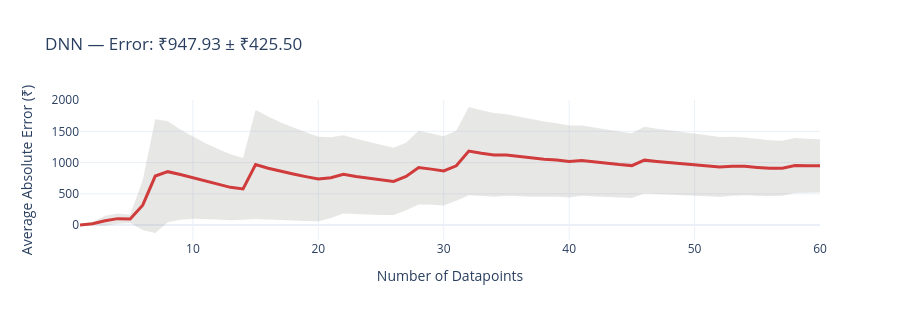
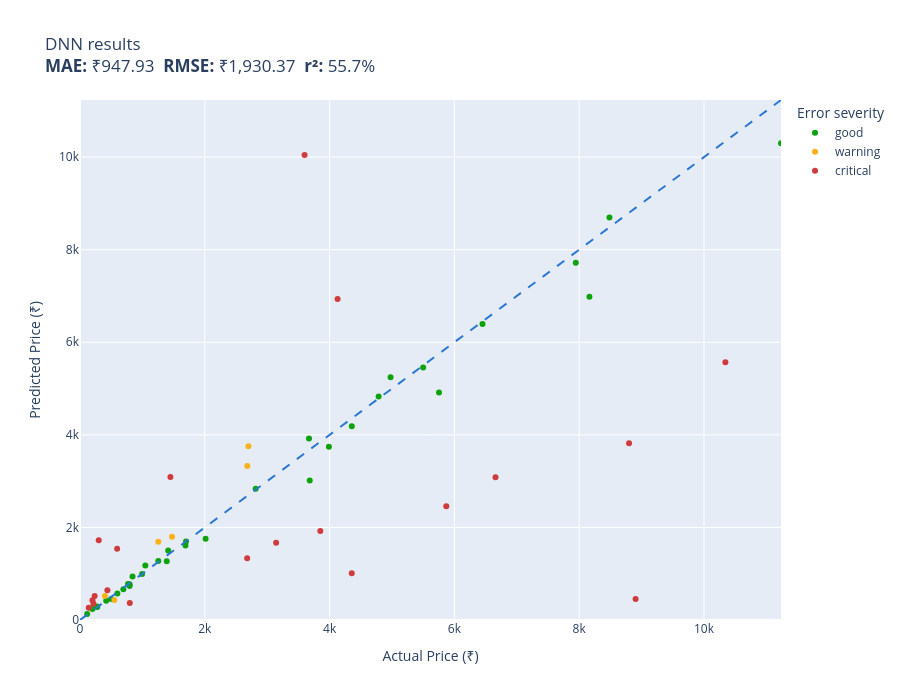
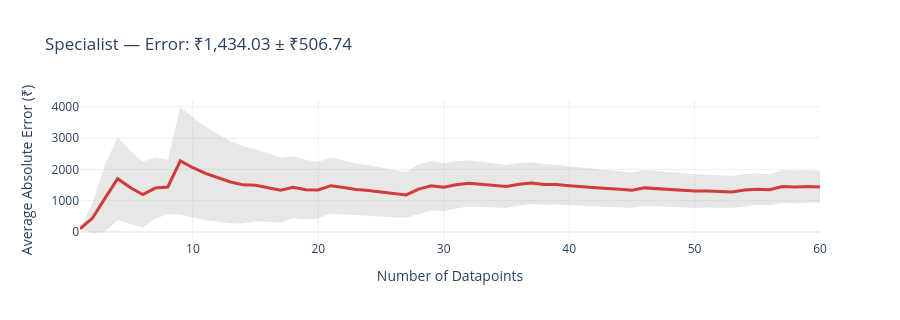
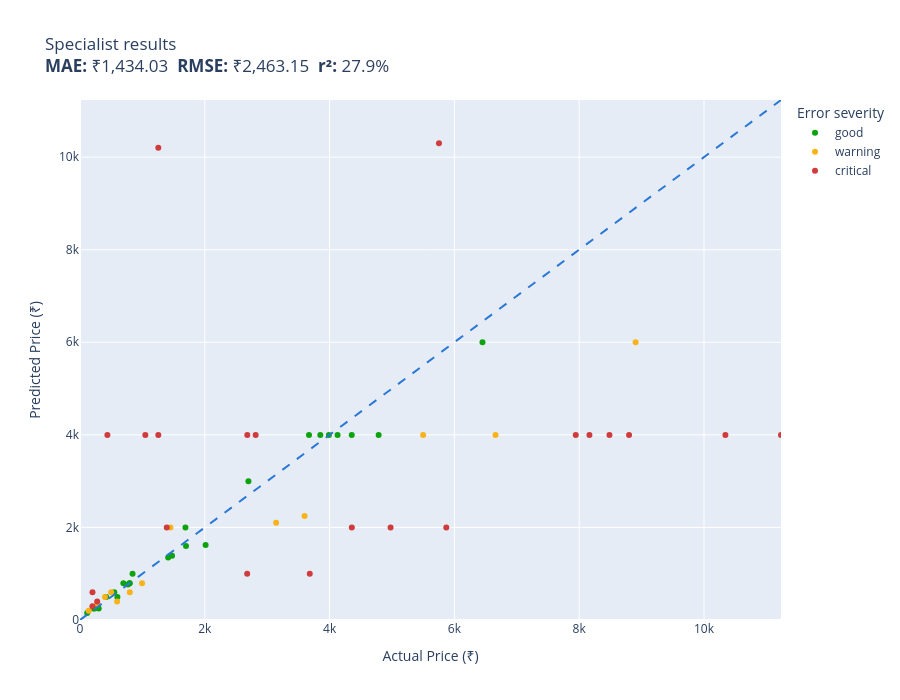

The code cell stored with these charts, in order, in its notebook:
### Markdown cell above
## Per-model charts and metrics

### Code cell
metrics_table = {}

for model_name in ["DNN", "Specialist", "Frontier (RAG)", "Ensemble"]:
    scored = results_df.dropna(subset=[model_name])
    if len(scored) < 2:
        print(f"{model_name}: not enough predictions to score ({len(scored)}/{len(results_df)}) - skipping.")
        continue

    scatter_fig, trend_fig, metrics = evaluator.report(
        actual=scored["actual"].tolist(),
        predicted=scored[model_name].tolist(),
        labels=scored["label"].tolist(),
        title=model_name,
    )
    metrics["n"] = len(scored)
    metrics_table[model_name] = metrics
    trend_fig.show()
    scatter_fig.show()

### Figure 1 — Plotly figure (JSON) as saved in the notebook; plotly's stock layout.template omitted (floating-point values rounded to 4 significant figures)
{"data": [{"fill": "toself", "fillcolor": "rgba(137,135,129,0.2)", "hoverinfo": "skip", "line": {"color": "rgba(255,255,255,0)"}, "name": "95% CI", "showlegend": false, "type": "scatter", "x": [1, 2, 3, 4, 5, 6, 7, 8, 9, 10, 11, 12, 13, 14, 15, 16, 17, 18, 19, 20, 21, 22, 23, 24, 25, 26, 27, 28, 29, 30, 31, 32, 33, 34, 35, 36, 37, 38, 39, 40, 41, 42, 43, 44, 45, 46, 47, 48, 49, 50, 51, 52, 53, 54, 55, 56, 57, 58, 59, 60, 60, 59, 58, 57, 56, 55, 54, 53, 52, 51, 50, 49, 48, 47, 46, 45, 44, 43, 42, 41, 40, 39, 38, 37, 36, 35, 34, 33, 32, 31, 30, 29, 28, 27, 26, 25, 24, 23, 22, 21, 20, 19, 18, 17, 16, 15, 14, 13, 12, 11, 10, 9, 8, 7, 6, 5, 4, 3, 2, 1], "y": [0.604, 48.64, 150.3, 186.5, 165.6, 717.1, 1695.0, 1662.0, 1531.0, 1416.0, 1309.0, 1217.0, 1132.0, 1072.0, 1842.0, 1735.0, 1641.0, 1561.0, 1484.0, 1415.0, 1405.0, 1437.0, 1381.0, 1330.0, 1281.0, 1238.0, 1317.0, 1509.0, 1466.0, 1421.0, 1508.0, 1889.0, 1837.0, 1792.0, 1771.0, 1730.0, 1692.0, 1656.0, 1631.0, 1593.0, 1595.0, 1560.0, 1527.0, 1496.0, 1470.0, 1574.0, 1542.0, 1513.0, 1492.0, 1464.0, 1437.0, 1411.0, 1413.0, 1402.0, 1378.0, 1358.0, 1351.0, 1393.0, 1381.0, 1373.0, 522.4, 515.2, 512.7, 470.8, 462.5, 467.5, 477.0, 470.1, 451.2, 461.3, 471.0, 481.4, 482.9, 492.7, 504.6, 433.4, 438.6, 448.0, 457.5, 470.3, 441.9, 454.1, 449.4, 455.3, 462.0, 470.7, 453.4, 461.3, 477.3, 389.4, 312.2, 324.6, 330.7, 236.6, 159.9, 163.0, 172.4, 177.2, 186.0, 111.8, 59.74, 65.69, 72.79, 73.51, 83.75, 97.92, 85.89, 75.78, 90.89, 96.48, 102.8, 85.45, 47.33, -126.5, -79.26, 31.54, 20.22, -10.85, -7.166, 0.604]}, {"customdata": [[0], [27.9], [80.57], [83.14], [67.04], [398.2], [910.7], [807.2], [722.7], [656.7], [606.3], [563.2], [528.3], [492.9], [872.3], [825.8], [783.6], [744.0], [709.4], [677.7], [646.7], [625.6], [601.7], [579.0], [558.8], [539.1], [540.4], [589.1], [570.7], [554.4], [559.4], [705.9], [687.7], [669.4], [650.3], [634.1], [618.4], [603.5], [588.4], [575.7], [562.4], [551.0], [539.7], [528.9], [518.1], [534.5], [524.8], [515.3], [505.2], [496.5], [488.0], [480.0], [471.3], [462.6], [455.4], [447.9], [440.0], [440.1], [432.7], [425.5]], "hovertemplate": "n=%{x}<br>Avg Error=₹%{y:,.2f}<br>±95% CI=₹%{customdata[0]:,.2f}<extra></extra>", "line": {"color": "#d03b3b", "width": 3}, "mode": "lines", "name": "Cumulative Avg Error", "type": "scatter", "x": [1, 2, 3, 4, 5, 6, 7, 8, 9, 10, 11, 12, 13, 14, 15, 16, 17, 18, 19, 20, 21, 22, 23, 24, 25, 26, 27, 28, 29, 30, 31, 32, 33, 34, 35, 36, 37, 38, 39, 40, 41, 42, 43, 44, 45, 46, 47, 48, 49, 50, 51, 52, 53, 54, 55, 56, 57, 58, 59, 60], "y": [0.604, 20.74, 69.72, 103.4, 98.58, 318.9, 784.2, 854.6, 808.1, 759.5, 702.8, 654.1, 604.1, 578.8, 970.2, 909.6, 857.1, 816.8, 775.1, 737.5, 758.5, 811.6, 778.9, 751.4, 721.8, 699.0, 777.1, 919.8, 895.3, 866.7, 948.8, 1183.0, 1149.0, 1123.0, 1121.0, 1096.0, 1074.0, 1053.0, 1042.0, 1018.0, 1033.0, 1008.0, 987.7, 967.5, 951.5, 1039.0, 1018.0, 998.2, 986.6, 967.5, 949.4, 931.2, 941.5, 939.6, 922.8, 910.4, 910.8, 952.8, 947.9, 947.9]}], "layout": {"height": 320, "showlegend": false, "title": {"text": "DNN — Error: ₹947.93 ± ₹425.50"}, "width": 900, "xaxis": {"title": {"text": "Number of Datapoints"}}, "yaxis": {"title": {"text": "Average Absolute Error (₹)"}}}}

### Figure 2 — Plotly figure (JSON) as saved in the notebook; plotly's stock layout.template omitted (floating-point values rounded to 4 significant figures)
{"data": [{"customdata": [["Midiron Gift for Sister, Coffee Mug, Teddy with 20 Piece Chocolate in Cycle Basket ( Multicolor)<br>Guess=₹1,698.40  Actual=₹1,699.00"], ["Royal Beauty China : SOON PURE Black Gold Aquagel Collagen Eye Mask Ageless Anti Wrinkle Eye Bags Dark Circles Puffy Eyes Whitening Skin Care Face<br>Guess=₹4,826.87  Actual=₹4,786.00"], ["HANSKIN Ceramide Moisture Eye Cream 24ml 0.84oz Korean CELLTRION Skincure<br>Guess=₹4,188.31  Actual=₹4,356.00"], ["World Beautys New Korean Cosmetics PUREBESS Snail School Gel 50g Face Cream Facial Skin Care Acne Treatment Ageless Moisturizing Whitening Cream<br>Guess=₹1,610.56  Actual=₹1,690.00"], ["Allin Exporters Steam Distilled Lemon Essential Oil, 15ml<br>Guess=₹281.26  Actual=₹277.00"], ["Not Your Mothers Naturals Honey Conditioner<br>Guess=₹3,919.82  Actual=₹3,670.00"], ["Onam gifts - 18 Chocolate Gift Box - Kerala gift items<br>Guess=₹995.14  Actual=₹995.00"], ["Josh Gulab Jamun Instant Mix, 1 kg<br>Guess=₹292.93  Actual=₹275.00"], ["Pink Root Hair Spa Shampoo, Conditioner with Snake Oil Mask<br>Guess=₹1,179.10  Actual=₹1,047.00"], ["Christmas gifts for mom - 12 Chocolate Gift Box - Christmas gifts for girls - Christmas & New year gift<br>Guess=₹771.84  Actual=₹795.00"], ["Olay ultra Moisture Beauty Bars Soap, 4oz(113g) 12 Soap<br>Guess=₹2,837.98  Actual=₹2,815.00"], ["Primal Elements, Rubber Duck, Bubble Bath, 10-Ounce<br>Guess=₹6,984.79  Actual=₹8,164.00"], ["CHOCOCRAFT, valentines day gifts for men, 9 Chocolate Gift Box, chocolate for valentines day<br>Guess=₹736.47  Actual=₹795.00"], ["Branded SLB Works New 5X(Facial Muscle Exerciser Slim Mouth Piece Toning Exercise Toner Flex Face P2S3<br>Guess=₹1,269.65  Actual=₹1,390.00"], ["Bogatchi Anniversary Gift for Husband, Prince and Princess, White Chocolates, Love Chocolates, Premium Chocolates, 260 G<br>Guess=₹779.86  Actual=₹769.00"], ["Tan Asz U 5.0 Brown 50 Credit Bronzing Tanning Lotion 13.5 oz.<br>Guess=₹8,694.26  Actual=₹8,485.00"], ["OSIAN PAPAD: Chana Masala PAPAD - 450g (Premium Quality)<br>Guess=₹236.51  Actual=₹199.00"], ["Stockout MAKE UP FOR EVER Artist Lip Blush - 101 Velvet Rosewood<br>Guess=₹6,396.76  Actual=₹6,450.00"], ["CartForYou Gold Osmanthus Fragrans Eye Mask Collagen Gel Protein Sleep Patches Remover Dark Circles Eye Patch Face Skin Care<br>Guess=₹1,754.85  Actual=₹2,013.00"], ["SK-II Stempower Eye Cream 2.5g x4=10gTrial Size<br>Guess=₹7,718.89  Actual=₹7,945.00"], ["GENERIC 15Ml Optical Light Color Change Changing Soak Off Nail Uv Gel Polish 012<br>Guess=₹5,246.13  Actual=₹4,977.00"], ["Palfrey 100% Pure Natural Organic Rosemary Essential Oil (15 ml) + Jojoba Carrier Oil (15 ml)<br>Guess=₹453.17  Actual=₹499.00"], ["Khadi Aloevera Face wash<br>Guess=₹129.86  Actual=₹115.00"], ["BeautyNeeds 6Pcs/set Gold Silver Glitter Nail Art Striping Tape Line Stickers 1MM/2MM/3MM DTY Decal Self-adhesive Manicure Decorations Tools<br>Guess=₹940.97  Actual=₹842.00"], ["Bath Bombs 2 Pcs. Sweet Serenity Creamy Milk Bomb Strawberry Coconut<br>Guess=₹3,744.31  Actual=₹3,989.00"], ["Midiron Handmade White Chocolate Coated Cashew with Kulfi Flavor Almond (100 g Each) Pack 2<br>Guess=₹572.51  Actual=₹599.00"], ["World Beautys New BIOAQUA Hyaluronic Acid Facial Cream Lazy Nude Make-Up Whitening Cream Moisturizing Concealer Invisible Pores Smooth Skin Beauty<br>Guess=₹1,500.00  Actual=₹1,413.00"], ["Gifts for men & women - 12 Chocolate Gift Box - Miss you Gift<br>Guess=₹664.99  Actual=₹695.00"], ["Safe Sea Anti-jellyfish Sting Protective Lotion - Sunscreen - Sunblock - Sea Lice - Jelly Fish (SPF40 Spray<br>Guess=₹5,454.01  Actual=₹5,499.00"], ["Tower Shelled Walnuts 500g (Pack of 1...)<br>Guess=₹415.92  Actual=₹420.00"], ["Carmex .25 Oz Jars Lip Balm 24 Count<br>Guess=₹4,914.28  Actual=₹5,753.00"], ["BuyChoice Anti Aging Face Care Concealer Whitening Dark Spot Remover Skin Lightening Cream<br>Guess=₹1,274.87  Actual=₹1,255.00"], ["ZZEBRA black, XXL: ChenKe New Hot Men Body Shaper Belly Underwear Waist Cinchers Ajustable Waist Support Brance Corsets Men Slimming Belt<br>Guess=₹10,300.90  Actual=₹11,234.00"], ["Ginger Oil with Dropper 100% Natural Pure Undiluted Uncut Essential Oil_100ml<br>Guess=₹3,014.40  Actual=₹3,682.00"]], "hovertemplate": "%{customdata[0]}<extra></extra>", "legendgroup": "good", "marker": {"color": "#0ca30c", "size": 6, "symbol": "circle"}, "mode": "markers", "name": "good", "orientation": "v", "showlegend": true, "type": "scatter", "x": [1699.0, 4786.0, 4356.0, 1690.0, 277.0, 3670.0, 995.0, 275.0, 1047.0, 795.0, 2815.0, 8164.0, 795.0, 1390.0, 769.0, 8485.0, 199.0, 6450.0, 2013.0, 7945.0, 4977.0, 499.0, 115.0, 842.0, 3989.0, 599.0, 1413.0, 695.0, 5499.0, 420.0, 5753.0, 1255.0, 11230.0, 3682.0], "xaxis": "x", "y": [1698.0, 4827.0, 4188.0, 1611.0, 281.3, 3920.0, 995.1, 292.9, 1179.0, 771.8, 2838.0, 6985.0, 736.5, 1270.0, 779.9, 8694.0, 236.5, 6397.0, 1755.0, 7719.0, 5246.0, 453.2, 129.9, 941.0, 3744.0, 572.5, 1500.0, 665.0, 5454.0, 415.9, 4914.0, 1275.0, 10300.0, 3014.0], "yaxis": "y"}, {"customdata": [["World Beautys New Goji Cream Whitening face cream Serum for face Anti-wrinkle cream Moisturizer for the face + eye mask patches for the eye<br>Guess=₹1,691.52  Actual=₹1,255.00"], ["SLB Works 10pcs Cosmetic Spatula Plastic Home DIY Facial Mask Sticks Spoons Travel Access<br>Guess=₹1,796.60  Actual=₹1,475.00"], ["zoyo Amla & shikakai Soft & Smooth shampoo-800ml<br>Guess=₹518.87  Actual=₹400.00"], ["Ks Essentials 100% Pure Neroli Essential Oil Natural & Undiluted For Skin care & Hair (250ml)<br>Guess=₹3,756.03  Actual=₹2,699.00"], ["Aashish Natural Snail Cream Moisturizing Face Anti-Wrinkle Whitening<br>Guess=₹3,326.63  Actual=₹2,681.00"], ["Eva Deodorants 125ml Fresh, Sweet, Dew and Urbane Combo 4<br>Guess=₹433.85  Actual=₹550.00"]], "hovertemplate": "%{customdata[0]}<extra></extra>", "legendgroup": "warning", "marker": {"color": "#fab219", "size": 6, "symbol": "circle"}, "mode": "markers", "name": "warning", "orientation": "v", "showlegend": true, "type": "scatter", "x": [1255.0, 1475.0, 400.0, 2699.0, 2681.0, 550.0], "xaxis": "x", "y": [1692.0, 1797.0, 518.9, 3756.0, 3327.0, 433.9], "yaxis": "y"}, {"customdata": [["Pink Root Hair Serum and Streax Regular Light Brown No. 5<br>Guess=₹643.28  Actual=₹439.00"], ["Urban Platter Black Pepper Banana Chips, 400g<br>Guess=₹1,720.64  Actual=₹300.00"], ["axe shower gel, snake peel, 16 fluid ounce (pack of 2) with axe detailer shower tool<br>Guess=₹3,082.96  Actual=₹6,659.00"], ["KKY 12Pcs Multi Color Design Gel Pens Massage The Face<br>Guess=₹1,332.01  Actual=₹2,679.00"], ["KHADI PURE NEEM AND ALOE VERA SHAMPOO FOR ANTI DANDRUFF SLS FREE AND PARABEN FREE<br>Guess=₹350.82  Actual=₹215.00"], ["Suave Invis Sld Shw Size 2.6z Suave Fresh Invisible Solid Deodorant<br>Guess=₹10,048.42  Actual=₹3,599.00"], ["Grandpas Grandpa s Epsom Salt & Baking Soda Soap 3.25 Ounces (Pack of 4)<br>Guess=₹1,923.52  Actual=₹3,851.00"], ["CREAMIX Lemonade PREMIX Ginger ALE - 800G<br>Guess=₹267.31  Actual=₹140.00"], ["4-Pack 1.5-2\\ - Cotton Ball Size : South Pacific Silk - Natural Sea Sponges for Makeup & Cosmetics (4-Pack 1.5-2\" - Small)<br>Guess=₹6,935.55  Actual=₹4,128.00"], ["philosophy snow angel shower gel 16 oz-16 oz<br>Guess=₹5,569.78  Actual=₹10,343.00"], ["Sanjith Repair Factor Lyophilized Powder Face Skin Care Anti Aging Wrinkle Repairing<br>Guess=₹2,458.24  Actual=₹5,870.00"], ["ToppCock All-In-One Shower Gel 100ml (Pack of 6)<br>Guess=₹451.20  Actual=₹8,904.00"], ["Indulekha Bhringa Hair Oil 50 ml<br>Guess=₹517.68  Actual=₹235.00"], ["Hask Argan Oil From Morocco Repairing Deep Conditioner, Hair Treatment 1.75 oz<br>Guess=₹3,087.70  Actual=₹1,449.00"], ["Sensilis Sun Secret Facial Cream Anti Age SPF50+ 40ml<br>Guess=₹3,817.19  Actual=₹8,799.00"], ["Wild Stone Ultra Sensual Perfume and Deodorant Combo (100 ml+150 ml)<br>Guess=₹365.98  Actual=₹798.00"], ["BuyChoice Aloe Vera Gel Smooth Moisturizing Whitening Day Cream Face Cream Skin Care<br>Guess=₹1,667.60  Actual=₹3,143.00"], ["Bathroom Essential Combo - EcoSattva 3R - Natural Bath&Body Wash, Natural Face wash, Natural Hand wash and Natural shampoo (50ml each)<br>Guess=₹425.00  Actual=₹200.00"], ["Laboratoires lEsthétic Soothing Bio Cellulose Face Mask<br>Guess=₹1,008.30  Actual=₹4,355.00"], ["Mint & Coconut Lip Balm<br>Guess=₹1,541.65  Actual=₹595.00"]], "hovertemplate": "%{customdata[0]}<extra></extra>", "legendgroup": "critical", "marker": {"color": "#d03b3b", "size": 6, "symbol": "circle"}, "mode": "markers", "name": "critical", "orientation": "v", "showlegend": true, "type": "scatter", "x": [439.0, 300.0, 6659.0, 2679.0, 215.0, 3599.0, 3851.0, 140.0, 4128.0, 10340.0, 5870.0, 8904.0, 235.0, 1449.0, 8799.0, 798.0, 3143.0, 200.0, 4355.0, 595.0], "xaxis": "x", "y": [643.3, 1721.0, 3083.0, 1332.0, 350.8, 10050.0, 1924.0, 267.3, 6936.0, 5570.0, 2458.0, 451.2, 517.7, 3088.0, 3817.0, 366.0, 1668.0, 425.0, 1008.0, 1542.0], "yaxis": "y"}, {"hoverinfo": "skip", "line": {"color": "#2a78d6", "dash": "dash", "width": 2}, "mode": "lines", "name": "y = x", "showlegend": false, "type": "scatter", "x": [0, 11234], "y": [0, 11234]}], "layout": {"height": 700, "legend": {"title": {"text": "Error severity"}, "tracegroupgap": 0}, "title": {"text": "DNN results<br><b>MAE:</b> ₹947.93  <b>RMSE:</b> ₹1,930.37  <b>r²:</b> 55.7%"}, "width": 900, "xaxis": {"anchor": "y", "domain": [0, 1], "range": [0, 11234], "title": {"text": "Actual Price (₹)"}}, "yaxis": {"anchor": "x", "domain": [0, 1], "range": [0, 11234], "title": {"text": "Predicted Price (₹)"}}}}

### Figure 3 — Plotly figure (JSON) as saved in the notebook; plotly's stock layout.template omitted (floating-point values rounded to 4 significant figures)
{"data": [{"fill": "toself", "fillcolor": "rgba(137,135,129,0.2)", "hoverinfo": "skip", "line": {"color": "rgba(255,255,255,0)"}, "name": "95% CI", "showlegend": false, "type": "scatter", "x": [1, 2, 3, 4, 5, 6, 7, 8, 9, 10, 11, 12, 13, 14, 15, 16, 17, 18, 19, 20, 21, 22, 23, 24, 25, 26, 27, 28, 29, 30, 31, 32, 33, 34, 35, 36, 37, 38, 39, 40, 41, 42, 43, 44, 45, 46, 47, 48, 49, 50, 51, 52, 53, 54, 55, 56, 57, 58, 59, 60, 60, 59, 58, 57, 56, 55, 54, 53, 52, 51, 50, 49, 48, 47, 46, 45, 44, 43, 42, 41, 40, 39, 38, 37, 36, 35, 34, 33, 32, 31, 30, 29, 28, 27, 26, 25, 24, 23, 22, 21, 20, 19, 18, 17, 16, 15, 14, 13, 12, 11, 10, 9, 8, 7, 6, 5, 4, 3, 2, 1], "y": [100, 919.6, 2150.0, 3024.0, 2588.0, 2248.0, 2383.0, 2298.0, 3992.0, 3654.0, 3365.0, 3121.0, 2908.0, 2736.0, 2644.0, 2502.0, 2372.0, 2419.0, 2303.0, 2247.0, 2376.0, 2282.0, 2191.0, 2128.0, 2049.0, 1978.0, 1914.0, 2156.0, 2264.0, 2197.0, 2267.0, 2291.0, 2239.0, 2187.0, 2136.0, 2200.0, 2225.0, 2172.0, 2150.0, 2103.0, 2066.0, 2022.0, 1979.0, 1940.0, 1900.0, 1982.0, 1945.0, 1908.0, 1875.0, 1842.0, 1835.0, 1803.0, 1789.0, 1854.0, 1873.0, 1847.0, 1981.0, 1955.0, 1969.0, 1941.0, 927.3, 941.4, 913.0, 924.1, 851.6, 861.0, 828.6, 772.4, 767.2, 782.8, 768.5, 784.3, 798.5, 816.7, 835.0, 766.2, 786.5, 803.7, 825.0, 848.0, 857.0, 880.3, 868.9, 896.9, 843.5, 768.6, 785.6, 800.6, 814.5, 752.0, 663.9, 688.7, 581.7, 455.8, 472.7, 494.8, 522.4, 521.0, 553.4, 580.9, 441.1, 402.2, 436.0, 303.7, 325.7, 345.7, 274.1, 282.7, 323.9, 374.6, 452.4, 551.6, 578.1, 423.4, 140.1, 257.4, 378.5, 12.38, -32.57, 100]}, {"customdata": [[0], [476.1], [1069.0], [1323.0], [1165.0], [1054.0], [979.9], [859.8], [1720.0], [1601.0], [1495.0], [1398.0], [1313.0], [1231.0], [1149.0], [1088.0], [1034.0], [991.5], [950.2], [902.8], [897.4], [864.4], [835.2], [802.6], [777.2], [752.7], [729.0], [787.4], [787.9], [766.7], [757.4], [738.5], [719.0], [700.8], [683.9], [678.3], [664.3], [651.6], [635.0], [622.9], [609.3], [598.4], [587.7], [576.9], [567.1], [573.7], [564.1], [554.9], [545.5], [536.7], [526.2], [518.1], [508.4], [512.6], [505.8], [497.9], [528.7], [520.8], [513.7], [506.7]], "hovertemplate": "n=%{x}<br>Avg Error=₹%{y:,.2f}<br>±95% CI=₹%{customdata[0]:,.2f}<extra></extra>", "line": {"color": "#d03b3b", "width": 3}, "mode": "lines", "name": "Cumulative Avg Error", "type": "scatter", "x": [1, 2, 3, 4, 5, 6, 7, 8, 9, 10, 11, 12, 13, 14, 15, 16, 17, 18, 19, 20, 21, 22, 23, 24, 25, 26, 27, 28, 29, 30, 31, 32, 33, 34, 35, 36, 37, 38, 39, 40, 41, 42, 43, 44, 45, 46, 47, 48, 49, 50, 51, 52, 53, 54, 55, 56, 57, 58, 59, 60], "y": [100, 443.5, 1081.0, 1701, 1423.0, 1194.0, 1403.0, 1438.0, 2272, 2053.0, 1870.0, 1722.0, 1595.0, 1505.0, 1495.0, 1414.0, 1338.0, 1428.0, 1352.0, 1344.0, 1478.0, 1418.0, 1356.0, 1325.0, 1272.0, 1225.0, 1185.0, 1369.0, 1477.0, 1431.0, 1509.0, 1553.0, 1520.0, 1486.0, 1453.0, 1522.0, 1561.0, 1520.0, 1515.0, 1480.0, 1457.0, 1423.0, 1391.0, 1363.0, 1333.0, 1409.0, 1381.0, 1353.0, 1330.0, 1305.0, 1309.0, 1285.0, 1281.0, 1341.0, 1367.0, 1350.0, 1453.0, 1434.0, 1455.0, 1434.0]}], "layout": {"height": 320, "showlegend": false, "title": {"text": "Specialist — Error: ₹1,434.03 ± ₹506.74"}, "width": 900, "xaxis": {"title": {"text": "Number of Datapoints"}}, "yaxis": {"title": {"text": "Average Absolute Error (₹)"}}}}

### Figure 4 — Plotly figure (JSON) as saved in the notebook; plotly's stock layout.template omitted (floating-point values rounded to 4 significant figures)
{"data": [{"customdata": [["Midiron Gift for Sister, Coffee Mug, Teddy with 20 Piece Chocolate in Cycle Basket ( Multicolor)<br>Guess=₹1,599.00  Actual=₹1,699.00"], ["Royal Beauty China : SOON PURE Black Gold Aquagel Collagen Eye Mask Ageless Anti Wrinkle Eye Bags Dark Circles Puffy Eyes Whitening Skin Care Face<br>Guess=₹3,999.00  Actual=₹4,786.00"], ["World Beautys New Korean Cosmetics PUREBESS Snail School Gel 50g Face Cream Facial Skin Care Acne Treatment Ageless Moisturizing Whitening Cream<br>Guess=₹1,999.00  Actual=₹1,690.00"], ["Urban Platter Black Pepper Banana Chips, 400g<br>Guess=₹250.00  Actual=₹300.00"], ["SLB Works 10pcs Cosmetic Spatula Plastic Home DIY Facial Mask Sticks Spoons Travel Access<br>Guess=₹1,390.00  Actual=₹1,475.00"], ["KHADI PURE NEEM AND ALOE VERA SHAMPOO FOR ANTI DANDRUFF SLS FREE AND PARABEN FREE<br>Guess=₹250.00  Actual=₹215.00"], ["Not Your Mothers Naturals Honey Conditioner<br>Guess=₹3,999.00  Actual=₹3,670.00"], ["Christmas gifts for mom - 12 Chocolate Gift Box - Christmas gifts for girls - Christmas & New year gift<br>Guess=₹795.00  Actual=₹795.00"], ["Grandpas Grandpa s Epsom Salt & Baking Soda Soap 3.25 Ounces (Pack of 4)<br>Guess=₹3,999.00  Actual=₹3,851.00"], ["CHOCOCRAFT, valentines day gifts for men, 9 Chocolate Gift Box, chocolate for valentines day<br>Guess=₹795.00  Actual=₹795.00"], ["Bogatchi Anniversary Gift for Husband, Prince and Princess, White Chocolates, Love Chocolates, Premium Chocolates, 260 G<br>Guess=₹769.00  Actual=₹769.00"], ["4-Pack 1.5-2\\ - Cotton Ball Size : South Pacific Silk - Natural Sea Sponges for Makeup & Cosmetics (4-Pack 1.5-2\" - Small)<br>Guess=₹3,999.00  Actual=₹4,128.00"], ["Stockout MAKE UP FOR EVER Artist Lip Blush - 101 Velvet Rosewood<br>Guess=₹5,999.00  Actual=₹6,450.00"], ["CartForYou Gold Osmanthus Fragrans Eye Mask Collagen Gel Protein Sleep Patches Remover Dark Circles Eye Patch Face Skin Care<br>Guess=₹1,620.00  Actual=₹2,013.00"], ["Ks Essentials 100% Pure Neroli Essential Oil Natural & Undiluted For Skin care & Hair (250ml)<br>Guess=₹2,999.00  Actual=₹2,699.00"], ["Indulekha Bhringa Hair Oil 50 ml<br>Guess=₹250.00  Actual=₹235.00"], ["Khadi Aloevera Face wash<br>Guess=₹150.00  Actual=₹115.00"], ["Eva Deodorants 125ml Fresh, Sweet, Dew and Urbane Combo 4<br>Guess=₹600.00  Actual=₹550.00"], ["BeautyNeeds 6Pcs/set Gold Silver Glitter Nail Art Striping Tape Line Stickers 1MM/2MM/3MM DTY Decal Self-adhesive Manicure Decorations Tools<br>Guess=₹999.00  Actual=₹842.00"], ["Bath Bombs 2 Pcs. Sweet Serenity Creamy Milk Bomb Strawberry Coconut<br>Guess=₹3,999.00  Actual=₹3,989.00"], ["Midiron Handmade White Chocolate Coated Cashew with Kulfi Flavor Almond (100 g Each) Pack 2<br>Guess=₹499.00  Actual=₹599.00"], ["World Beautys New BIOAQUA Hyaluronic Acid Facial Cream Lazy Nude Make-Up Whitening Cream Moisturizing Concealer Invisible Pores Smooth Skin Beauty<br>Guess=₹1,350.00  Actual=₹1,413.00"], ["Gifts for men & women - 12 Chocolate Gift Box - Miss you Gift<br>Guess=₹795.00  Actual=₹695.00"], ["Tower Shelled Walnuts 500g (Pack of 1...)<br>Guess=₹499.00  Actual=₹420.00"], ["Laboratoires lEsthétic Soothing Bio Cellulose Face Mask<br>Guess=₹3,999.00  Actual=₹4,355.00"]], "hovertemplate": "%{customdata[0]}<extra></extra>", "legendgroup": "good", "marker": {"color": "#0ca30c", "size": 6, "symbol": "circle"}, "mode": "markers", "name": "good", "orientation": "v", "showlegend": true, "type": "scatter", "x": [1699.0, 4786.0, 1690.0, 300.0, 1475.0, 215.0, 3670.0, 795.0, 3851.0, 795.0, 769.0, 4128.0, 6450.0, 2013.0, 2699.0, 235.0, 115.0, 550.0, 842.0, 3989.0, 599.0, 1413.0, 695.0, 420.0, 4355.0], "xaxis": "x", "y": [1599.0, 3999.0, 1999.0, 250.0, 1390.0, 250.0, 3999.0, 795.0, 3999.0, 795.0, 769.0, 3999.0, 5999.0, 1620.0, 2999.0, 250.0, 150.0, 600.0, 999.0, 3999.0, 499.0, 1350.0, 795.0, 499.0, 3999.0], "yaxis": "y"}, {"customdata": [["axe shower gel, snake peel, 16 fluid ounce (pack of 2) with axe detailer shower tool<br>Guess=₹3,999.00  Actual=₹6,659.00"], ["zoyo Amla & shikakai Soft & Smooth shampoo-800ml<br>Guess=₹499.00  Actual=₹400.00"], ["Allin Exporters Steam Distilled Lemon Essential Oil, 15ml<br>Guess=₹350.00  Actual=₹277.00"], ["Suave Invis Sld Shw Size 2.6z Suave Fresh Invisible Solid Deodorant<br>Guess=₹2,249.00  Actual=₹3,599.00"], ["Onam gifts - 18 Chocolate Gift Box - Kerala gift items<br>Guess=₹795.00  Actual=₹995.00"], ["CREAMIX Lemonade PREMIX Ginger ALE - 800G<br>Guess=₹200.00  Actual=₹140.00"], ["ToppCock All-In-One Shower Gel 100ml (Pack of 6)<br>Guess=₹5,999.00  Actual=₹8,904.00"], ["Palfrey 100% Pure Natural Organic Rosemary Essential Oil (15 ml) + Jojoba Carrier Oil (15 ml)<br>Guess=₹599.00  Actual=₹499.00"], ["Hask Argan Oil From Morocco Repairing Deep Conditioner, Hair Treatment 1.75 oz<br>Guess=₹1,999.00  Actual=₹1,449.00"], ["Wild Stone Ultra Sensual Perfume and Deodorant Combo (100 ml+150 ml)<br>Guess=₹599.00  Actual=₹798.00"], ["Safe Sea Anti-jellyfish Sting Protective Lotion - Sunscreen - Sunblock - Sea Lice - Jelly Fish (SPF40 Spray<br>Guess=₹3,999.00  Actual=₹5,499.00"], ["BuyChoice Aloe Vera Gel Smooth Moisturizing Whitening Day Cream Face Cream Skin Care<br>Guess=₹2,100.00  Actual=₹3,143.00"], ["Mint & Coconut Lip Balm<br>Guess=₹399.00  Actual=₹595.00"]], "hovertemplate": "%{customdata[0]}<extra></extra>", "legendgroup": "warning", "marker": {"color": "#fab219", "size": 6, "symbol": "circle"}, "mode": "markers", "name": "warning", "orientation": "v", "showlegend": true, "type": "scatter", "x": [6659.0, 400.0, 277.0, 3599.0, 995.0, 140.0, 8904.0, 499.0, 1449.0, 798.0, 5499.0, 3143.0, 595.0], "xaxis": "x", "y": [3999.0, 499.0, 350.0, 2249.0, 795.0, 200.0, 5999.0, 599.0, 1999.0, 599.0, 3999.0, 2100.0, 399.0], "yaxis": "y"}, {"customdata": [["HANSKIN Ceramide Moisture Eye Cream 24ml 0.84oz Korean CELLTRION Skincure<br>Guess=₹1,999.00  Actual=₹4,356.00"], ["Pink Root Hair Serum and Streax Regular Light Brown No. 5<br>Guess=₹3,999.00  Actual=₹439.00"], ["KKY 12Pcs Multi Color Design Gel Pens Massage The Face<br>Guess=₹999.00  Actual=₹2,679.00"], ["World Beautys New Goji Cream Whitening face cream Serum for face Anti-wrinkle cream Moisturizer for the face + eye mask patches for the eye<br>Guess=₹10,200.00  Actual=₹1,255.00"], ["Josh Gulab Jamun Instant Mix, 1 kg<br>Guess=₹399.00  Actual=₹275.00"], ["Pink Root Hair Spa Shampoo, Conditioner with Snake Oil Mask<br>Guess=₹3,999.00  Actual=₹1,047.00"], ["Olay ultra Moisture Beauty Bars Soap, 4oz(113g) 12 Soap<br>Guess=₹3,999.00  Actual=₹2,815.00"], ["Primal Elements, Rubber Duck, Bubble Bath, 10-Ounce<br>Guess=₹3,999.00  Actual=₹8,164.00"], ["Branded SLB Works New 5X(Facial Muscle Exerciser Slim Mouth Piece Toning Exercise Toner Flex Face P2S3<br>Guess=₹1,999.00  Actual=₹1,390.00"], ["philosophy snow angel shower gel 16 oz-16 oz<br>Guess=₹3,999.00  Actual=₹10,343.00"], ["Tan Asz U 5.0 Brown 50 Credit Bronzing Tanning Lotion 13.5 oz.<br>Guess=₹3,999.00  Actual=₹8,485.00"], ["OSIAN PAPAD: Chana Masala PAPAD - 450g (Premium Quality)<br>Guess=₹299.00  Actual=₹199.00"], ["Sanjith Repair Factor Lyophilized Powder Face Skin Care Anti Aging Wrinkle Repairing<br>Guess=₹2,000.00  Actual=₹5,870.00"], ["SK-II Stempower Eye Cream 2.5g x4=10gTrial Size<br>Guess=₹3,999.00  Actual=₹7,945.00"], ["GENERIC 15Ml Optical Light Color Change Changing Soak Off Nail Uv Gel Polish 012<br>Guess=₹1,999.00  Actual=₹4,977.00"], ["Aashish Natural Snail Cream Moisturizing Face Anti-Wrinkle Whitening<br>Guess=₹3,999.00  Actual=₹2,681.00"], ["Sensilis Sun Secret Facial Cream Anti Age SPF50+ 40ml<br>Guess=₹3,999.00  Actual=₹8,799.00"], ["Carmex .25 Oz Jars Lip Balm 24 Count<br>Guess=₹10,299.00  Actual=₹5,753.00"], ["BuyChoice Anti Aging Face Care Concealer Whitening Dark Spot Remover Skin Lightening Cream<br>Guess=₹3,999.00  Actual=₹1,255.00"], ["Bathroom Essential Combo - EcoSattva 3R - Natural Bath&Body Wash, Natural Face wash, Natural Hand wash and Natural shampoo (50ml each)<br>Guess=₹600.00  Actual=₹200.00"], ["ZZEBRA black, XXL: ChenKe New Hot Men Body Shaper Belly Underwear Waist Cinchers Ajustable Waist Support Brance Corsets Men Slimming Belt<br>Guess=₹3,999.00  Actual=₹11,234.00"], ["Ginger Oil with Dropper 100% Natural Pure Undiluted Uncut Essential Oil_100ml<br>Guess=₹999.00  Actual=₹3,682.00"]], "hovertemplate": "%{customdata[0]}<extra></extra>", "legendgroup": "critical", "marker": {"color": "#d03b3b", "size": 6, "symbol": "circle"}, "mode": "markers", "name": "critical", "orientation": "v", "showlegend": true, "type": "scatter", "x": [4356.0, 439.0, 2679.0, 1255.0, 275.0, 1047.0, 2815.0, 8164.0, 1390.0, 10340.0, 8485.0, 199.0, 5870.0, 7945.0, 4977.0, 2681.0, 8799.0, 5753.0, 1255.0, 200.0, 11230.0, 3682.0], "xaxis": "x", "y": [1999.0, 3999.0, 999.0, 10200.0, 399.0, 3999.0, 3999.0, 3999.0, 1999.0, 3999.0, 3999.0, 299.0, 2000.0, 3999.0, 1999.0, 3999.0, 3999.0, 10300.0, 3999.0, 600.0, 3999.0, 999.0], "yaxis": "y"}, {"hoverinfo": "skip", "line": {"color": "#2a78d6", "dash": "dash", "width": 2}, "mode": "lines", "name": "y = x", "showlegend": false, "type": "scatter", "x": [0, 11234], "y": [0, 11234]}], "layout": {"height": 700, "legend": {"title": {"text": "Error severity"}, "tracegroupgap": 0}, "title": {"text": "Specialist results<br><b>MAE:</b> ₹1,434.03  <b>RMSE:</b> ₹2,463.15  <b>r²:</b> 27.9%"}, "width": 900, "xaxis": {"anchor": "y", "domain": [0, 1], "range": [0, 11234], "title": {"text": "Actual Price (₹)"}}, "yaxis": {"anchor": "x", "domain": [0, 1], "range": [0, 11234], "title": {"text": "Predicted Price (₹)"}}}}
